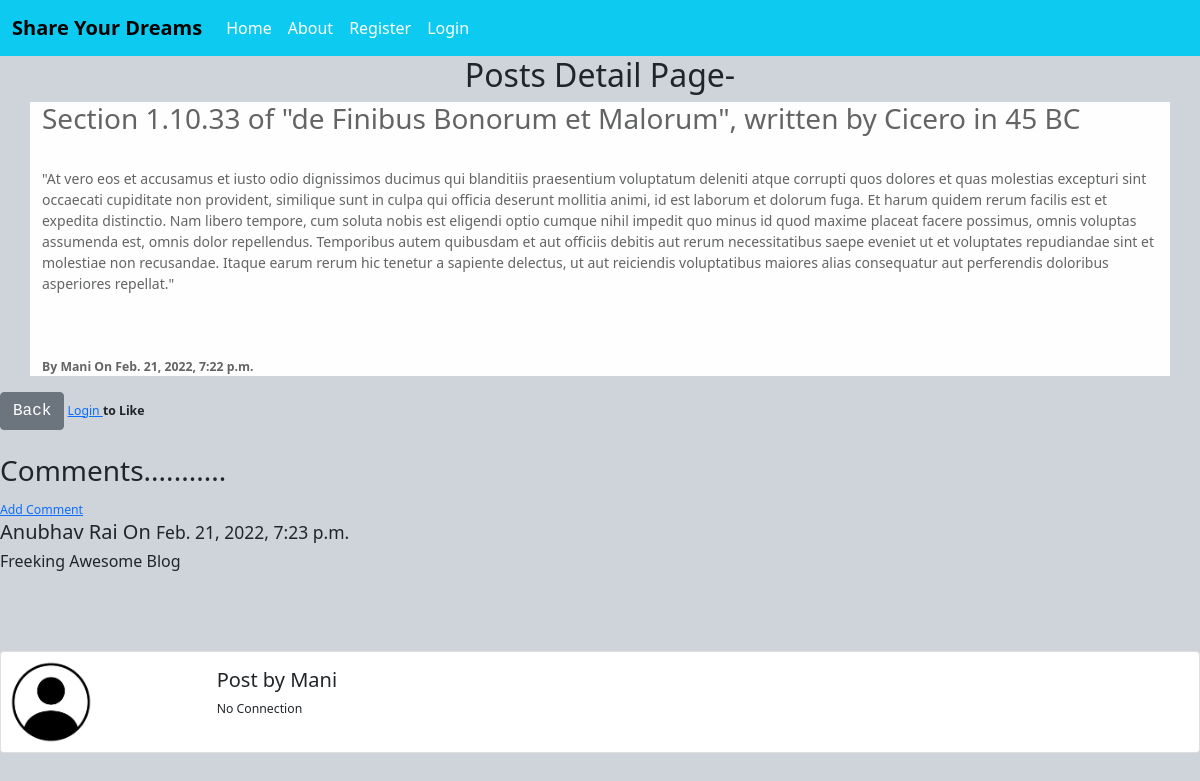
The page /article/18 on the database its author committed.
### theblog/models.py (models this page shows, shortened)
class Post(models.Model):
    author=models.ForeignKey(User,on_delete=models.CASCADE)
    title=models.CharField(max_length=200)
    header_image=models.ImageField(null=True,blank=True,upload_to="image/")
    snippet=models.CharField(max_length=500, default='click above to read post')
    text=RichTextField()
    creation_date=models.DateTimeField(auto_now_add=True)
    publish_date=models.DateTimeField(auto_now_add=True)
    likes=models.ManyToManyField(User,related_name='post_likes')
    def total_likes(self):
        return self.likes.count()

class Comment(models.Model):
    post_id=models.ForeignKey(Post,related_name='comments',on_delete=models.CASCADE) #manytoone
    name=models.CharField(max_length=20,)
    body=models.TextField(null=True, blank=True)
    date_added=models.DateTimeField(default=timezone.now)

### theblog/views.py (the view)
# urls.py: path('article/<int:pk>',views.ArticleDetailView.as_view(),name='article'),
class ArticleDetailView(DetailView):
    model=Post
    template_name='theblog/article_detail.html'
    def get_context_data(self,*args, **kwargs):
        context=super(ArticleDetailView,self).get_context_data(*args,**kwargs)
        stuff= get_object_or_404(Post,id=self.kwargs['pk'])
        total_likes=stuff.total_likes()
        liked=False
        if stuff.likes.filter(id=self.request.user.id).exists():
            liked=True
        context['total_likes']=total_likes
        context['liked']=liked
        return context

### templates/theblog/article_detail.html (shortened to what this page needs)
{% extends 'theblog/base.html' %}
{% load static %}
    {% block content %}
    <div class="container"    >
    <h2 class="text-center">Posts Detail Page-</h2>
  </div>
  <div class="container alert-light">
    <div class="d-flex  bd-highlight">
    <h3>{{post.title | safe}}</h3>
  </div>
    <br>
    <small>{{post.text | safe}}<small>
    <br>
    <br>
    <p><strong>By {{post.author.first_name}} On {{post.publish_date}}</strong></p>
  </div>
    <samp><a href="{% url 'home' %}" class="btn btn-secondary"> Back</a></samp>
{%   if  not user.is_authenticated %}
<a href="{%url 'login' %}">Login </a> <strong>to Like</strong>
{% endif %}
<br>
<br>
<h3>Comments...........</h3>
<a href="{%  url 'add_comment' post.pk %}">Add Comment</a>
{% if not post.comments.all %}
<h6>No Comments yet....</h6>
{% else %}
{% for  cmnts in post.comments.all %}
<h5>{{cmnts.name}}  On <small> {{cmnts.date_added}}</small></h5>
<h6>{{cmnts.body}}</h6>
{% endfor%}
{% endif %}
<br>
<br>
   <br>
   <div class="card mb-3" >
    <div class="row g-0">
      <div class="col-md-2">
        {% if post.author.profile.profile_pic %}
        <img src="{{post.author.profile.profile_pic.url}}" class="img-fluid rounded-start" width="100" height="100" alt="...">
        {% else %}
        <img src="{%  static 'images/download.png' %}" class="img-fluid rounded-start" width="100" height="100" alt="...">
        {% endif %}
      </div>
      <div class="col-md-10">
        <div class="card-body">
          <h5 class="card-title">Post by {{post.author.first_name}}</h5>
          {% if post.author.profile.facebook_url %}
          <span class="card-text"><a href="{{post.author.profile.insta_url}}">insta</a></span>
          {% else %}
          <span class="card-text"><a >No Connection</a></span>
            {% endif %}
        </div>
      </div>
    </div>
  </div>
    {% endblock %}

### templates/theblog/base.html (style rules this page uses)
body { background-color: #ced4da; }

### rows shown on the page
Post: title "Section 1.10.33 of \"de Finibus Bonorum et Malorum\", written by Cicero in 45 BC", text "\"At vero eos et accusamus et iusto odio dignissimos ducimus qui blanditiis praesentium voluptatum deleniti atque corrupti quos dolores et quas molestias excepturi sint occaecati cupiditate non provident, similique sunt in culpa qui officia deserunt mollitia animi, id est laborum et dolorum fuga. Et harum quidem rerum facilis est et expedita distinctio. Nam libero tempore, cum soluta nobis est eligendi optio cumque nihil impedit quo minus id quod maxime placeat facere possimus, omnis voluptas assumenda est, omnis dolor repellendus. Temporibus autem quibusdam et aut officiis debitis aut rerum necessitatibus saepe eveniet ut et voluptates repudiandae sint et molestiae non recusandae. Itaque…", author.first_name "Mani", publish_date "Feb. 21, 2022, 7:22 p.m."
Comment: name "Anubhav Rai", date_added "Feb. 21, 2022, 7:23 p.m.", body "Freeking Awesome Blog"
